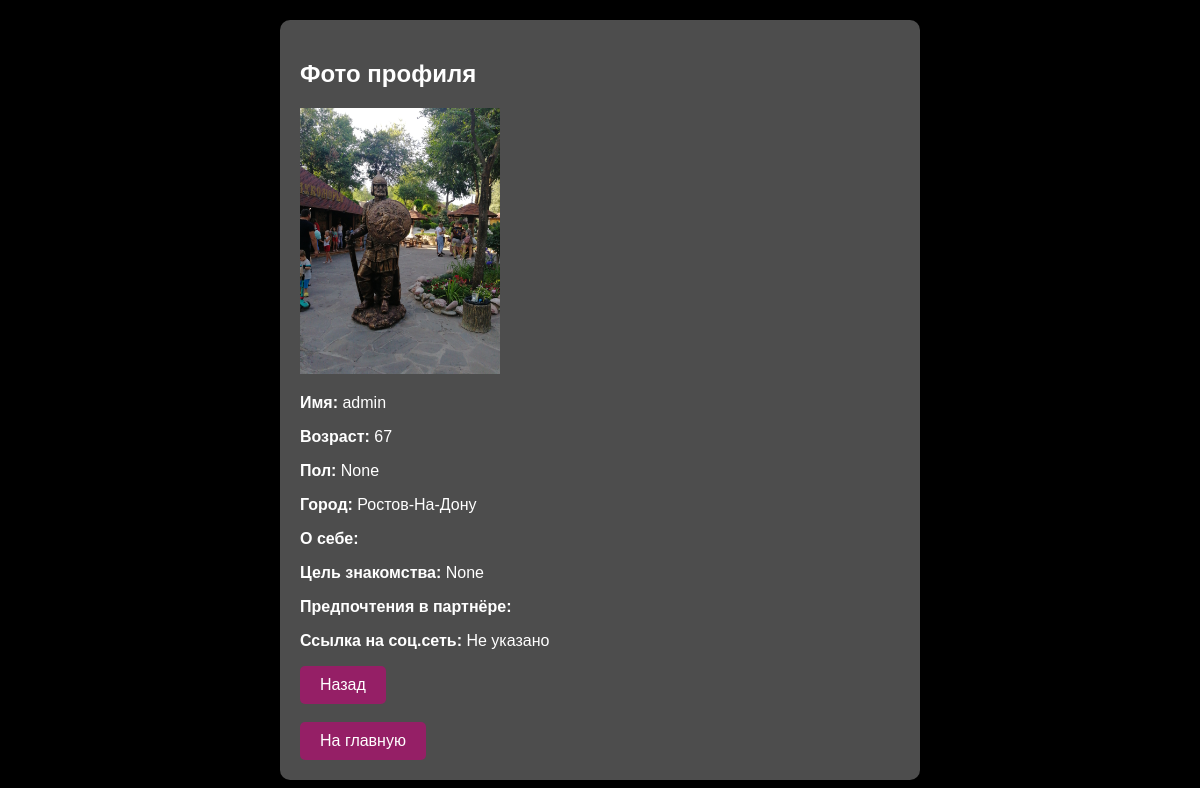
The app's page /profile/1/, older data.
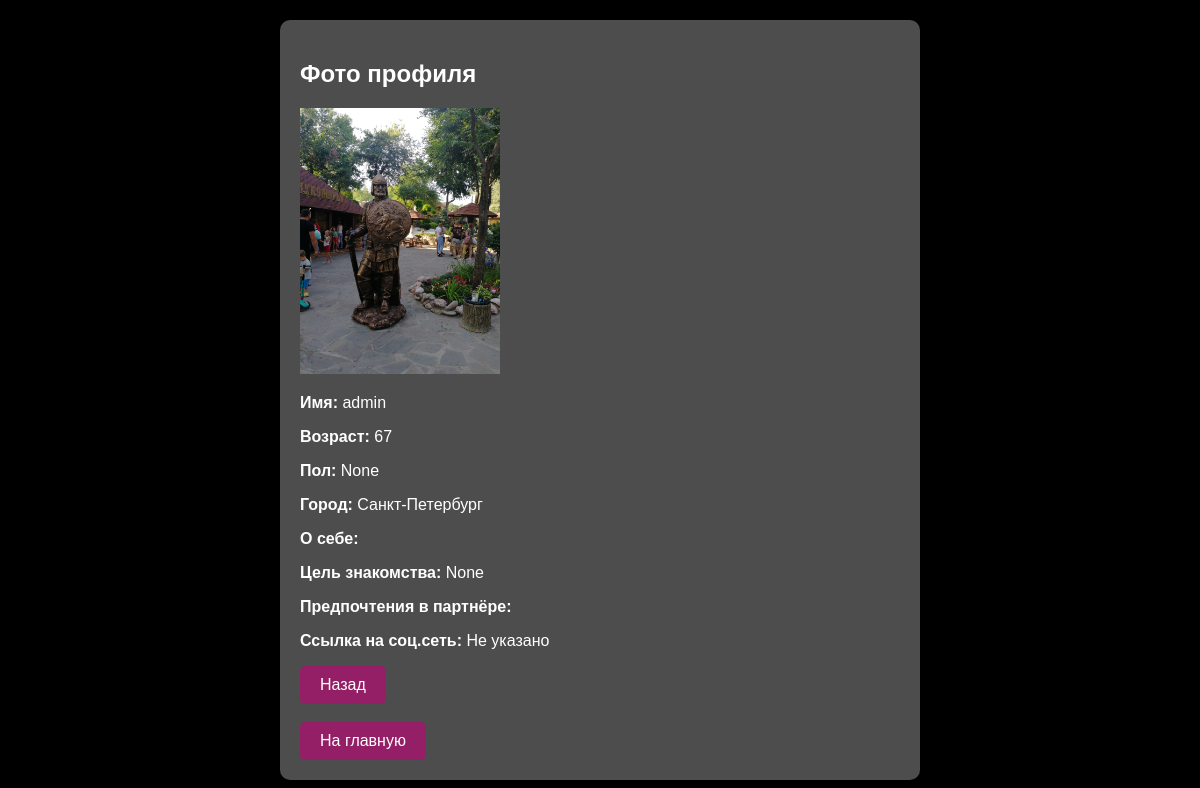
The same page, newer data.
### blog/models.py (models this page shows, shortened)
class Profile(models.Model):
    age = models.PositiveIntegerField(default=18,validators = [MaxValueValidator(100),MinValueValidator(18)])
    sity = models.ForeignKey(Sity, on_delete=models.CASCADE, blank=True, null=True, related_name='residents')
    about_me = models.TextField(blank=True, null=True)
    gender = models.ForeignKey(Gender, on_delete=models.CASCADE, blank=True, null=True, related_name='gena')
    user = models.OneToOneField(User, on_delete=models.CASCADE, related_name='profile')
    image = models.ImageField(upload_to='profile_images/', blank=True, null=True)
    the_purpose_of_dating = models.ForeignKey(The_purpose_of_dating, on_delete=models.CASCADE, blank=True, null=True, related_name='zel')
    preferences = models.TextField(blank=True, null=True)
    message = models.CharField(max_length=200, default="Не указано")

class Sity(models.Model):
    title = models.CharField(max_length=100)
    def __str__(self):
        return self.title

### blog/views.py (the view)
# urls.py: path('profile/<int:user_id>/', views.user_profile, name='user_profile'),
def user_profile(request, user_id):
    user = get_object_or_404(Profile, id = user_id )
    return render(request, 'user_profile.html', {'user':user})

### blog/templates/user_profile.html (shortened to what this page needs)
{% extends "base.html" %}
{% block content %}
<div class="profile">
    <h2>Фото профиля</h2>
    {% if user.image %}
        <img src="{{ user.image.url }}" alt="Фото профиля" style="max-width: 200px;">
    {% else %}
        <p>Фото профиля отсутствует.</p>
    {% endif %}
    <p><strong>Имя: </strong>{{ user.user }}</p>
    <p><strong>Возраст: </strong>{{ user.age }}</p>
    <p><strong>Пол: </strong>{{ user.gender }}</p>
    <p><strong>Город: </strong>{{ user.sity }}</p>
    <p><strong>О себе: </strong>{{ user.about_me }}</p>
    <p><strong>Цель знакомства: </strong>{{ user.the_purpose_of_dating }}</p>
    <p><strong>Предпочтения в партнёре: </strong>{{ user.preferences }}</p>
    <p><strong>Ссылка на соц.сеть: </strong>{{ user.message }}</p>
    <form method="post" action="{% url 'user_list' %}">
        <button type="submit">Назад</button>
    </form><br>
    <form method="post" action="{% url 'home' %}">
        <button type="submit">На главную</button>
    </form>
</div>
{% endblock %}

### blog/templates/base.html (shortened to what this page needs)
<!DOCTYPE html>
<html lang="en">
<head>
</head>
<body>
    <main>
        {% block content %}
        {% endblock %}
    </main>
</body>
</html>

### blog/templates/base.html (style rules this page uses)
body { font-family: Arial, sans-serif; background-color: #000000; color: #333; margin: 0; padding: 0; }
main { padding: 20px; }
.profile { background-color: #4d4d4d; color: #fff; padding: 20px; border-radius: 10px; box-shadow: 0 0 10px rgba(0, 0, 0, 0.1); max-width: 600px; margin: 0 auto; }
button { background-color: #951f66; color: #fff; border: none; padding: 10px 20px; font-size: 16px; cursor: pointer; border-radius: 5px; transition: background 0.3s ease; }

Row changes from the older to the newer data that the page shows:
changed Profile "None": sity "Ростов-На-Дону" → "Санкт-Петербург"
